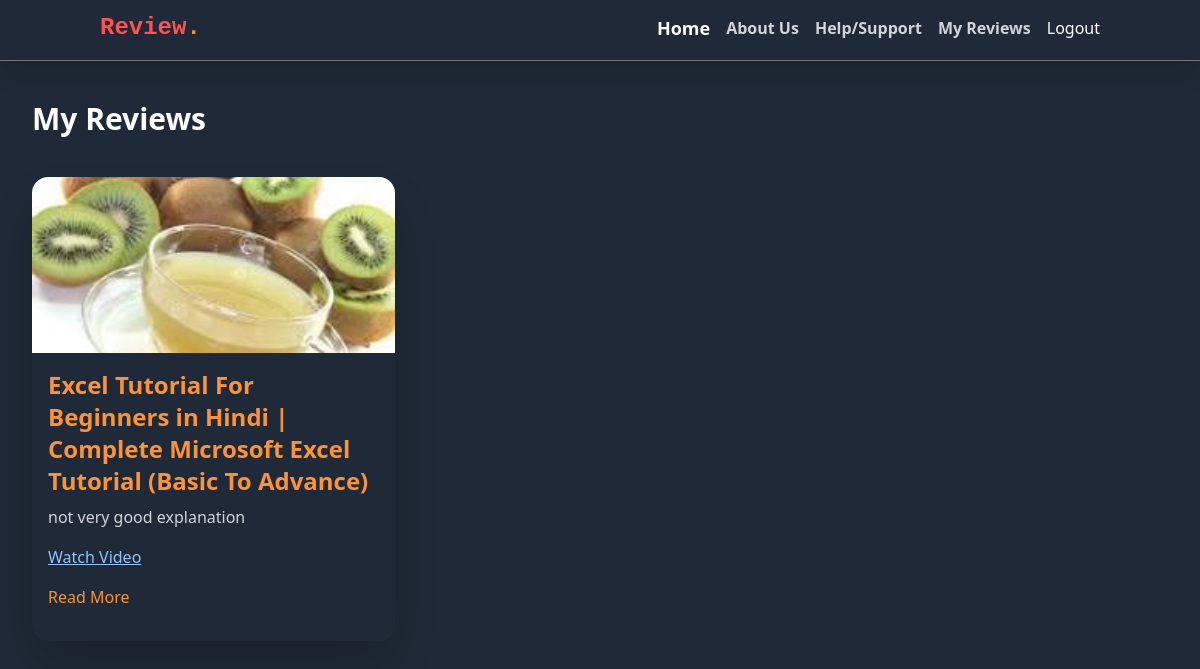
The page /my_reviews/ (signed in) on the database its author committed.
### review/models.py (models this page shows, shortened)
class Review(models.Model):
    RATING_CHOICES = [
        (1, '1 - Poor'),
        (2, '2 - Fair'),
        (3, '3 - Good'),
        (4, '4 - Very Good'),
        (5, '5 - Excellent'),
    ]
    user = models.ForeignKey(User, on_delete=models.CASCADE)
    video_title = models.CharField(max_length=500, default='Unknown Title')
    video_url = models.URLField(max_length=2000,default='Unknown URL')
    text = models.TextField(max_length=2000)
    photo = models.ImageField(upload_to='photos/', blank=True,null=True)
    rating = models.PositiveSmallIntegerField(choices=RATING_CHOICES, default=3)
    created_at = models.DateTimeField(auto_now_add=True)
    updated_at = models.DateTimeField(auto_now=True)

### review/views.py (the view)
# urls.py: path('my_reviews/', views.my_reviews, name='my_reviews'),
@login_required
def my_reviews(request):
    reviews = Review.objects.filter(user=request.user)
    return render(request, 'my_reviews.html', {'reviews': reviews})

### review/templates/my_reviews.html (shortened to what this page needs)
{% extends "layout.html" %}
{% block content %}
<div class="review-list-container max-w-7xl mx-auto px-4 sm:px-6 lg:px-8 py-6">
    <h2 class="text-3xl text-white font-bold mb-8">My Reviews</h2>
    <div class="grid grid-cols-1 sm:grid-cols-2 lg:grid-cols-3 gap-6">
        {% for review in reviews %}
            <div class="review-item bg-gray-800 rounded-2xl overflow-hidden shadow-2xl mt-2">
                <img class="w-full h-44 object-cover" src="{{ review.photo.url }}" alt="{{ review.video_title }}">
                <div class="p-4">
                    <h3 class="text-2xl text-orange-400 font-semibold mb-2">{{ review.video_title }}</h3>
                    <p class="text-gray-300 mb-4">{{ review.text }}</p>
                    <a href="{{ review.video_url }}" target="_blank" class="text-blue-300 underline hover:text-blue-500">
                        Watch Video
                    </a>
                    <a href="{% url 'review_list' %}" class="flex py-4 text-orange-400 hover:underline">Read More</a>
                </div>
            </div>
        {% empty %}
            <p class="text-white">You haven't submitted any reviews yet.</p>
        {% endfor %}
    </div>
</div>
{% endblock %}

### rows shown on the page
Review: photo (picture), video_title "Excel Tutorial For Beginners in Hindi | Complete Microsoft Excel Tutorial (Basic To Advance)", text "not very good explanation"
